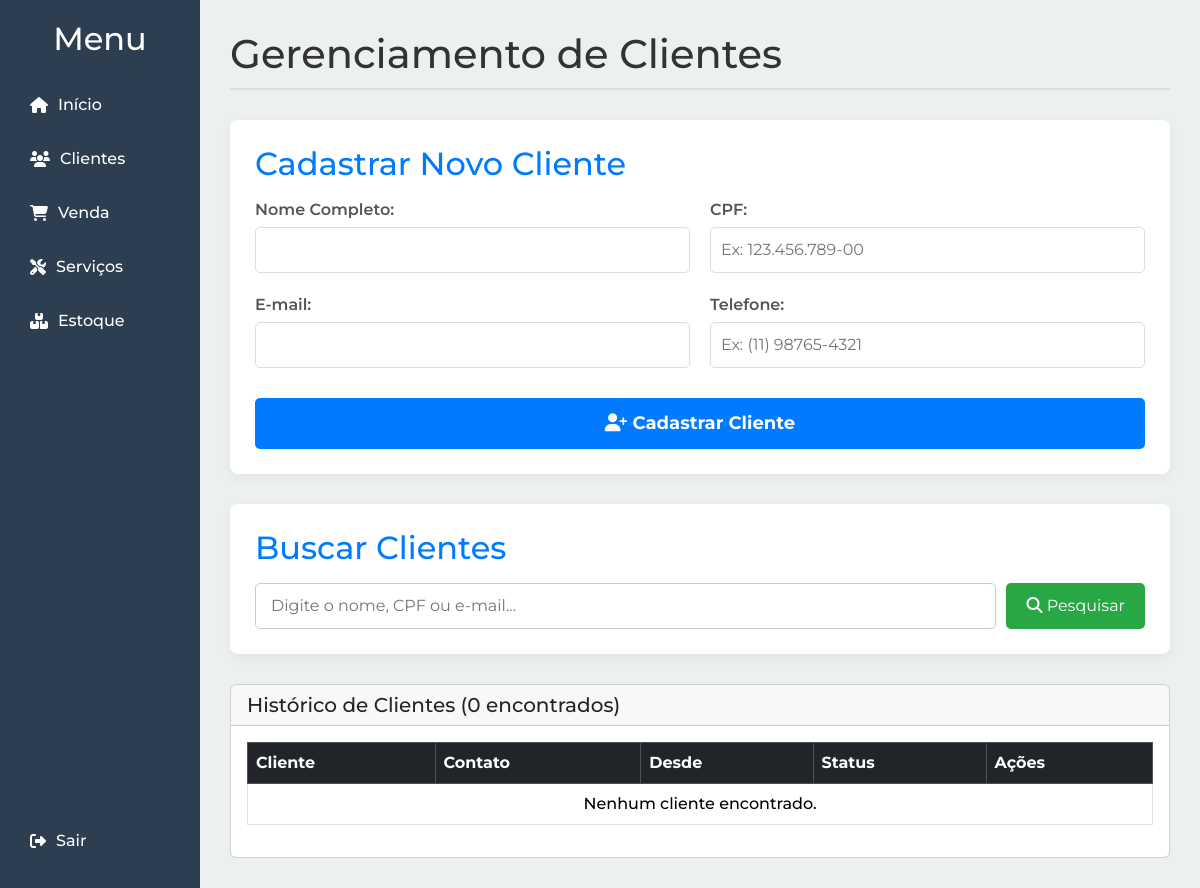
/clientes.php (signed in), run on an earlier commit of the app's database.
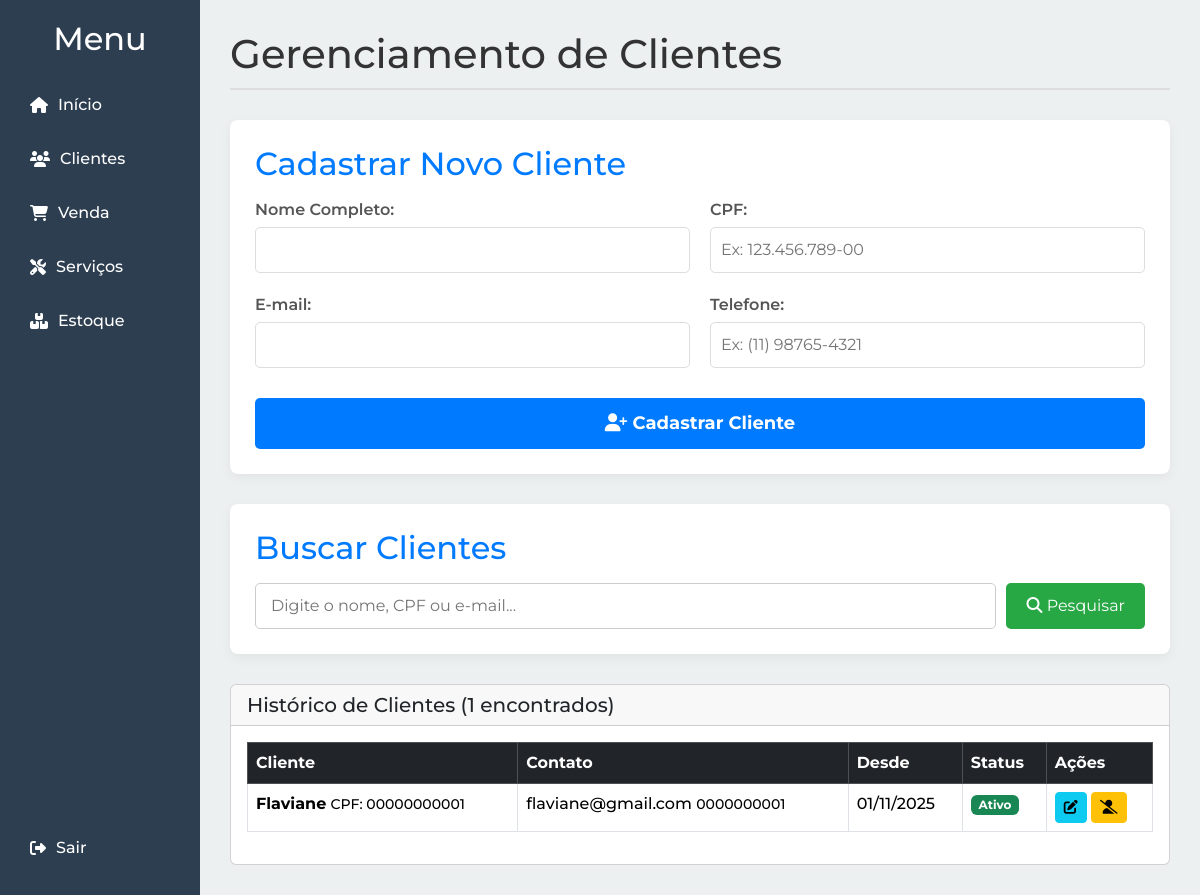
And on a later commit of the database.
### tables this page shows
CREATE TABLE `clientes` (
  `id` int(11) NOT NULL,
  `nome` varchar(100) NOT NULL,
  `cpf` varchar(14) NOT NULL,
  `email` varchar(100) NOT NULL,
  `telefone` varchar(15) DEFAULT NULL,
  `data_cadastro` timestamp NOT NULL DEFAULT current_timestamp(),
  `user_id` int(11) NOT NULL
);

### public/clientes.php (the view, shortened to what the changed rows need)
<?php
$user_id = $_SESSION['user_id'];
$database = new Database();
$conn = $database->getConnection();
$sql = "SELECT id, nome, cpf, email, telefone, data_cadastro, ativo FROM clientes WHERE user_id = ?";
$params = [$user_id];
$sql .= " ORDER BY nome ASC";
$clientes = [];
try {
    $stmt = $conn->prepare($sql);
    $stmt->execute($params);
    $clientes = $stmt->fetchAll(PDO::FETCH_ASSOC);
} catch (PDOException $e) {
    $mensagem_erro = "Erro ao buscar clientes: " . $e->getMessage();
}
?>
<!DOCTYPE html>
<html lang="pt-br">
<head>
    <link rel="stylesheet" href="https://cdnjs.cloudflare.com/ajax/libs/font-awesome/6.5.0/css/all.min.css">
    <link href="https://cdn.jsdelivr.net/npm/bootstrap@5.3.2/dist/css/bootstrap.min.css" rel="stylesheet">
    <link rel="stylesheet" type="text/css" href="../assets/css/style.css" />
</head>
<body class="clientes-page">
    <div class="sidebar-dashboard">
        <h2>Menu</h2>
    </div>
    <div class="main-dashboard">
    <h1>Gerenciamento de Clientes</h1>
    <div class="register-section">
        <h2>Cadastrar Novo Cliente</h2>
    </div>
    <div class="search-section">
        <h2>Buscar Clientes</h2>
    </div>
    <div class="card mt-4">
        <div class="card-header">
            <h5 class="mb-0">Histórico de Clientes (<?= count($clientes) ?> encontrados)</h5>
        </div>
        <div class="card-body table-responsive">
            <table class="table table-bordered table-hover">
                <thead class="table-dark">
                    <tr>
                        <th>Cliente</th>
                        <th>Contato</th>
                        <th>Desde</th>
                        <th>Status</th>
                        <th>Ações</th>
                    </tr>
                </thead>
                <tbody>
                    <?php if (count($clientes) > 0): ?>
                        <?php foreach($clientes as $c): ?>
                        <tr class="<?= $c['ativo'] ? '' : 'cliente-inativo' ?>">
                            <td>
                                <strong><?= htmlspecialchars($c['nome']) ?></strong>
                                <small>CPF: <?= htmlspecialchars($c['cpf']) ?></small>
                            </td>
                            <td>
                                <?= htmlspecialchars($c['email']) ?>
                                <small><?= htmlspecialchars($c['telefone']) ?></small>
                            </td>
                            <td><?= date('d/m/Y', strtotime($c['data_cadastro'])) ?></td>
                            <td>
                                <?php if ($c['ativo']): ?>
                                    <span class="badge bg-success">Ativo</span>
                                <?php else: ?>
                                    <span class="badge bg-secondary">Inativo</span>
                                <?php endif; ?>
                            </td>
                            <td>
                                <?php if ($c['ativo']): ?>
                                    <a href="editar_cliente.php?id=<?= $c['id'] ?>" class="btn btn-sm btn-info" title="Editar"><i class="fas fa-edit"></i></a>
                                    <a href="delete_cliente.php?id=<?= $c['id'] ?>" class="btn btn-sm btn-warning" title="Desativar" onclick="return confirm('Tem certeza que deseja desativar este cliente?');"><i class="fas fa-user-slash"></i></a>
                                <?php else: ?>
                                    <a href="reactivate_cliente.php?id=<?= $c['id'] ?>" class="btn btn-sm btn-success" title="Reativar" onclick="return confirm('Tem certeza que deseja reativar este cliente?');"><i class="fas fa-user-check"></i></a>
                                <?php endif; ?>
                            </td>
                        </tr>
                        <?php endforeach; ?>
                    <?php else: ?>
                        <tr><td colspan="5" class="text-center">Nenhum cliente encontrado.</td></tr>
                    <?php endif; ?>
                </tbody>
            </table>
        </div>
    </div>
</div>
</body>
</html>

What changed in the data, as far as the page shows it:
added clientes: nome "Flaviane", cpf "00000000001", email "flaviane@gmail.com", telefone "0000000001", data_cadastro "01/11/2025", ativo "Ativo"
Also different on the page:
count($clientes): "0" → "1"
text no longer shown: "Nenhum cliente encontrado."
